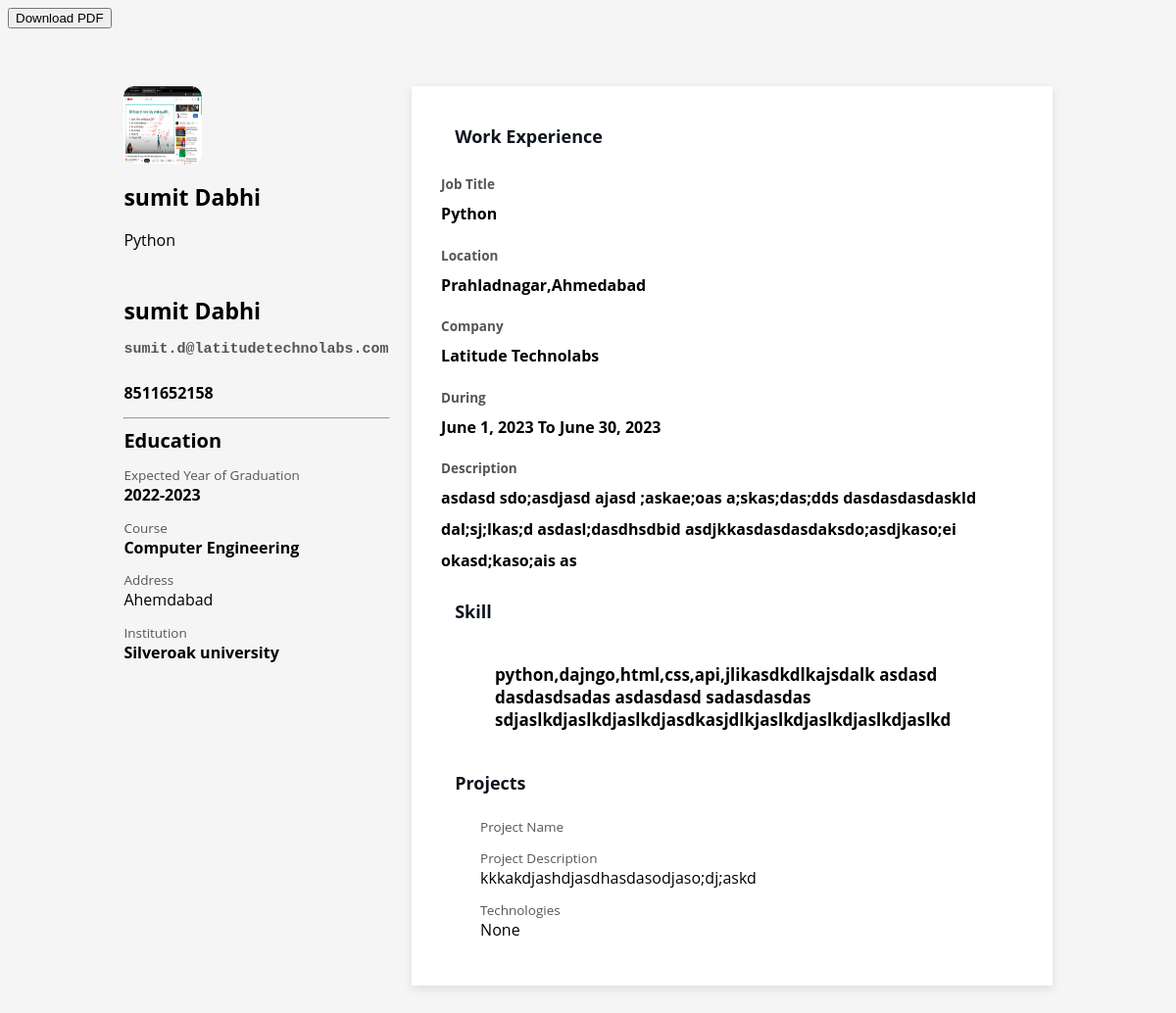
/core/template3/, run on the app's committed database.
### core/models.py (models this page shows, shortened)
class Resume(models.Model):
    user=models.ForeignKey(User, on_delete=models.CASCADE,null=True,blank=True)
    first_name = models.CharField(max_length=100)
    last_name = models.CharField(max_length=100)
    contact_number = models.CharField(max_length=20)
    email = models.EmailField()
    address = models.CharField(max_length=200)
    github_link = models.URLField(blank=True)
    linkedin_link = models.URLField(blank=True)
    professional_summary = models.CharField(max_length=350,blank=True,null=True)
    degree = models.CharField(max_length=100)
    institution = models.CharField(max_length=200)
    int_address = models.CharField(max_length=100,blank=True,null=True)
    year = models.CharField(max_length=10)
    courses = models.TextField()
    job_title = models.CharField(max_length=100,null=True,blank=True)
    company = models.CharField(max_length=200,null=True,blank=True)
    location = models.CharField(max_length=100,null=True,blank=True)
    start_date = models.DateField(null=True,blank=True)
    end_date = models.DateField(null=True,blank=True)
    description = models.CharField(max_length=150,null=True,blank=True)
    name = models.CharField(max_length=150,blank=True,null=True)
    title = models.CharField(max_length=100,blank=True)
    project_description = models.CharField(max_length=150,blank=True,null=True)
    technologies = models.CharField(max_length=200,blank=True,null=True)
    image=models.ImageField(upload_to='profile/',null=True,blank=True)

### core/views.py (the view)
# urls.py: path("template3/",TemplateView3.as_view(),name="template3"),
class TemplateView3(View):
    def get(self,request):
        details=Resume.objects.latest("id")
        return render(request,"template3.html",{"details":[details]})

### core/templates/template3.html (shortened to what this page needs)
<button id="download-btn" class="exclude-from-pdf">Download PDF</button>
{% for data in details  %}
<div id="container">
    <div id="profile">
        <div id="image">
            <img id="profile-photo" src="{{data.image.url}}" alt="Profile-Image">
        </div>
        <p id="name">{{data.first_name}} {{data.last_name}}<br></p>
        <p id="designation">{{data.job_title}}<br></p>
        <p id="name">{{data.first_name}} {{data.last_name}}<br><br><span id="email">{{data.email}}<br></span></p>
        <p id="education"><strong>{{data.contact_number}}</strong></p>
        <hr width="100%">
        <div id="about">
            <p style="display:inline;">Education</p>
        </div>
        <p id="year-graduation">Expected Year of Graduation<br><strong>{{data.year}}</strong></p>
        <p id="education">Course<br><strong>{{data.courses}}</strong></p>
        <p id="more-about">Address<br><span>{{data.int_address}}</span></p>
        <p id="telephone">Institution<br><strong>{{data.institution}}</strong></p>
    </div>
    <div id="info-cards">
        <div class="card">
            <p>&nbsp;&nbsp;&nbsp;Work Experience</p>
            <p id="year-graduation">Job Title<br><strong>{{data.job_title}}</strong></p>
            <p id="education">Location<br><strong>{{data.location}}</strong></p>
            <p id="more-about">Company<br><span>{{data.company}}</span></p>
            <p id="telephone">During<br><strong>{{data.start_date}} To {{data.end_date}}</strong></p>
            <p id="telephone">Description<br><strong>{{data.description}}</strong></p>
            <p>&nbsp;&nbsp;&nbsp;Skill</p>
            <ul>
                <li><p class="tags">{{data.name}}<br>
            </ul>
            <p>&nbsp;&nbsp;&nbsp;Projects</p>
            <ul>
                <p id="more-about">Project Name<br></p>
                <p id="more-about">Project Description<br><span>{{data.project_description}}</span></p>
                <p id="more-about">Technologies <br><span>{{data.technologies }}</span></p>
            </ul>
    </div>
</div>
{% endfor %}

### core/templates/template3.html (style rules this page uses)
hr { background: grey; }
#container { position: relative; display: flex; }
#profile { flex: 15%; display: block; position: relative; margin: 5% 2% 0 10%; width: 100%; height: 100%; }
#info-cards { flex: 55%; display: block; margin-top: 5%; margin-right: 10%; width: 100%; height: 100%; }
#image { position: relative; overflow: hidden; }
#image,#profile-photo { position: relative; width: 80px; height: 80px; border-radius: 10px; }
#name { font-size: 23px !important; line-height: 20px !important; }
#about,.card > ul > li { padding: 0 0 0 15px; position: relative; display: inline-block; width: 100%; }
#about { font-size: 20px !important; padding: 0 !important; }
#name, #about > p { font-weight: bolder; font-family: 'Open Sans', sans-serif; }
#email { font-size: 15px !important; font-weight: bold !important; font-family: 'Cutive Mono',monospace; }
#college,#email,#year-graduation,#education,#more-about,#telephone,#fax { color: #555; font-size: 13.5px; }
strong,span { color: black; font-size: 16px; }
#social-links,#about { display: inline-block; }
.card { box-shadow: 0 3px 10px 0 rgba(0,0,0,.1); overflow-x: hidden; margin-bottom: 30px; padding: 15px 30px 30px 30px; background-color: #fff; }
.card > p { color: #0e141e; font-weight: bolder; font-size: 18px; line-height: 2; }
.card > ul { list-style-type: none; }
.tags { font-size: 17px; font-weight: bolder; }

### data on the page
Resume: image (picture), first_name "sumit", last_name "Dabhi", job_title "Python", email "sumit.d@latitudetechnolabs.com", contact_number "8511652158", year "2022-2023", courses "Computer Engineering", int_address "Ahemdabad", institution "Silveroak university", location "Prahladnagar,Ahmedabad", company "Latitude Technolabs", start_date "June 1, 2023", end_date "June 30, 2023", description "asdasd sdo;asdjasd ajasd ;askae;oas a;skas;das;dds dasdasdasdaskld dal;sj;lkas;d asdasl;dasdhsdbid asdjkkasdasdasdaksdo;asdjkaso;ei okasd;kaso;ais as", name "python,dajngo,html,css,api,jlikasdkdlkajsdalk asdasd dasdasdsadas asdasdasd sadasdasdas sdjaslkdjaslkdjaslkdjasdkasjdlkjaslkdjaslkdjaslkdjaslkd", project_description "kkkakdjashdjasdhasdasodjaso;dj;askd", technologies "None"
